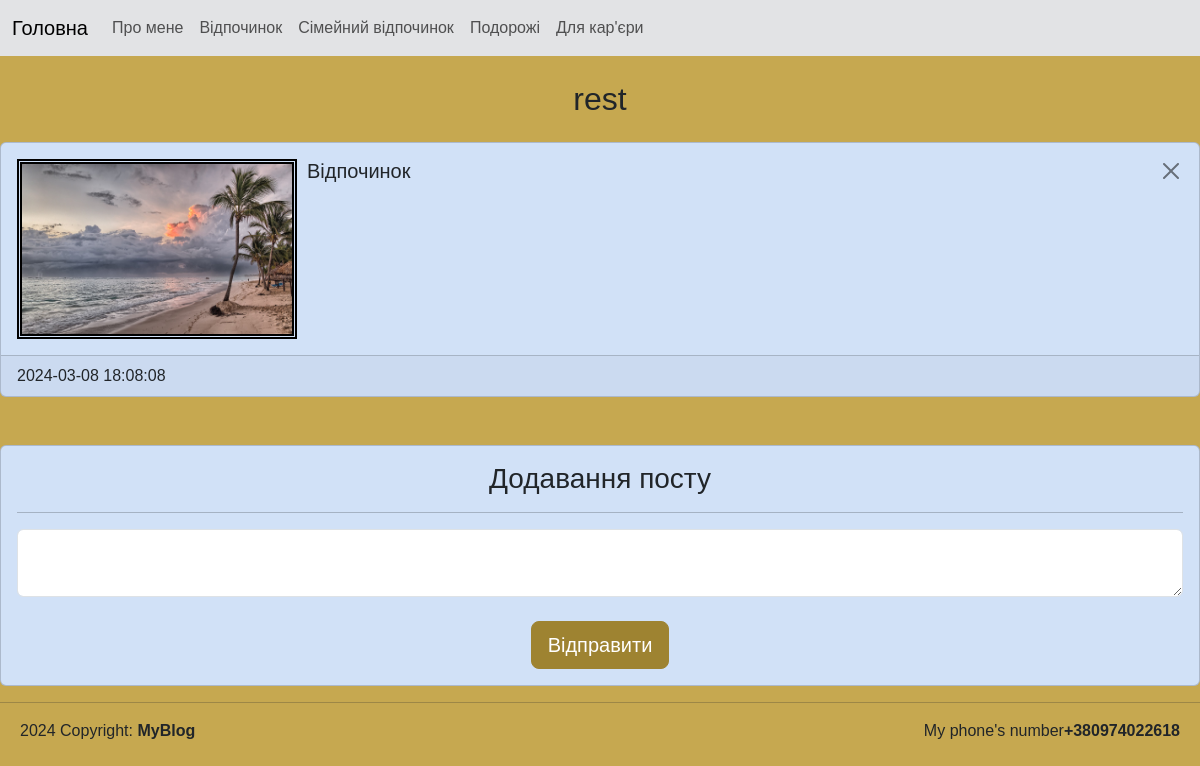
Page /post/category/rest on the earlier database version.
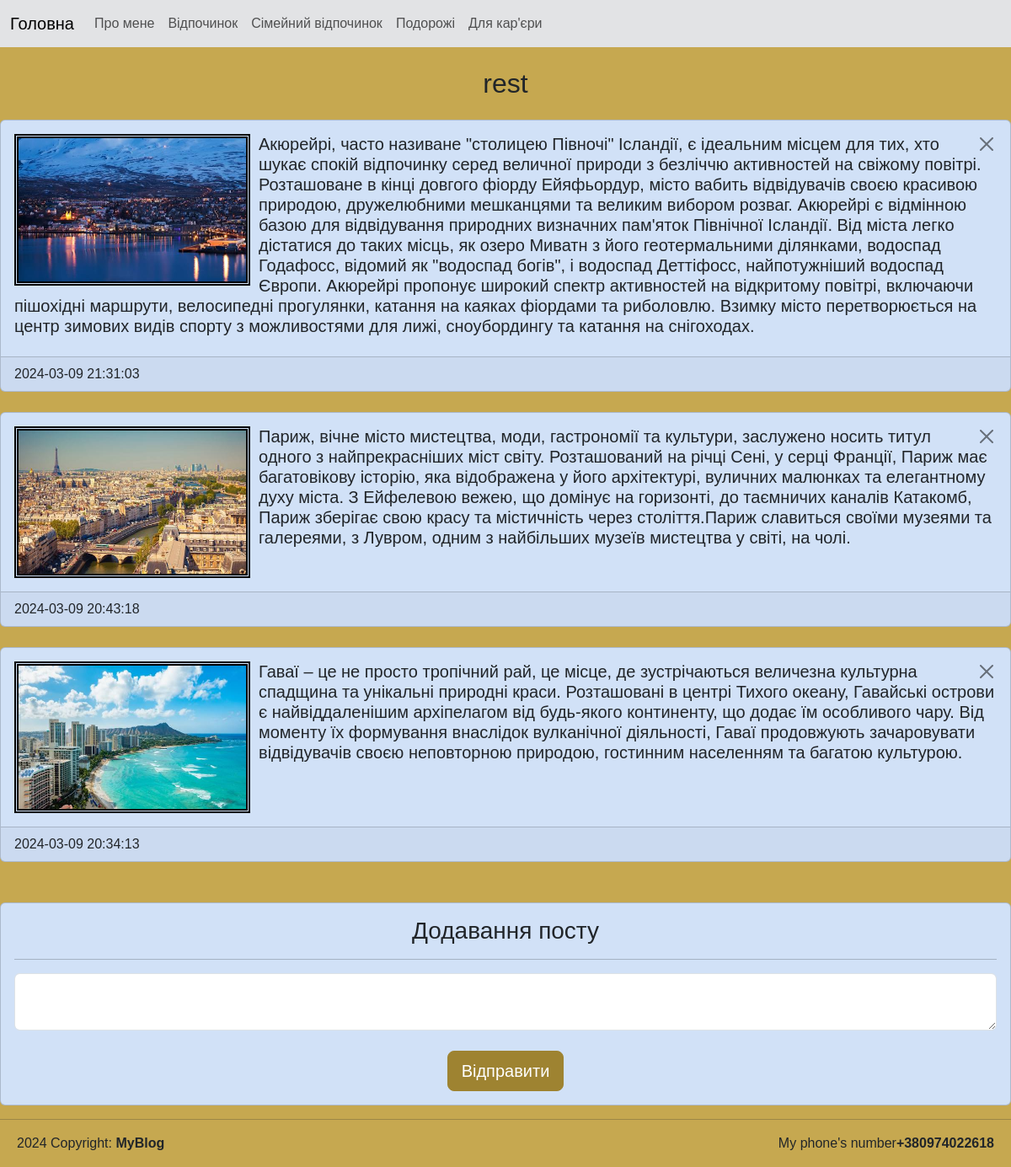
Same page on the later database version.
### tables this page shows
CREATE TABLE category(
	category_id INTEGER PRIMARY KEY AUTOINCREMENT,
	category_name TEXT
	);

CREATE TABLE post(
	post_id INTEGER PRIMARY KEY AUTOINCREMENT,
	category_id INTEGER NOT NULL,
	post_text TEXT,
	post_datetime TEXT NOT NULL DEFAULT CURRENT_TIMESTAMP,
	FOREIGN KEY (category_id) REFERENCES category(category_id)
ON UPDATE CASCADE ON DELETE CASCADE 	
);

### main.py (the view)
@app.route('/post/category/<category_name>', methods=["GET", "POST"])
def post_category(category_name):
    category_id = db.getIdByCategory(category_name)
    if request.method == "GET":
        posts = db.getPostsByCategory(category_name)
    if request.method == "POST":
        db.addPost(request.form["category_id"], request.form["post"])
        posts = db.getPostsByCategory(category_name)
        return redirect(f"/post/category/{category_name}")
    return render_template("post_category.html",category_name=category_name,
    category_id=category_id,
    posts=posts)

### db_scripts.py (called while the page is built)
def open():
    global connection, cursor
    connection = sqlite3.connect(db_name)
    cursor = connection.cursor()

def close():
    cursor.close()
    connection.close()

def getIdByCategory(category_name):
    open()
    cursor.execute(''' SELECT category_id FROM category WHERE category_name = (?)
    ''',[category_name])
    category_id = cursor.fetchone()[0]
    close()
    return category_id

def getPostsByCategory(category_name):
    open()
    cursor.execute('''
        SELECT * FROM post, category WHERE category_name = (?)
        AND post.category_id = category.category_id
        ORDER BY post_datetime  DESC

     ''', [category_name])
    posts = cursor.fetchall()
    close()
    return posts

### templates/post_category.html (shortened to what this page needs)
{% extends "index.html" %}
{%block content%}
<h2 class="my-4 ms -3 category-header">{{category_name}}</h2>
<section class="category_content">
    <div>
        {%for post in posts%}
        <div class="card my-4 bolder">
          <div class="card-body">
            <a href="/post/delete/{{post[0]}}/{{category_name}}" onclick="return confirm('Видалити пост?')">          <button  type="button" class="btn-close" data-bs-dismiss="alert" aria-label="Close" style="float: right"></button>
            </a>
              <image class="post-image" src="/static/{{post[0]}}.jpg" alt="{{post[0]}}" width="280px" height="180px">
              <h5 class="card-title">{{post[2]}}</h5>
          </div>
          <footer class="card-footer">{{post[3]}}</footer>
        </div>
        {%endfor%}
        </div>
        <div class="card mt-5 bolder">
            <div class="card-body">
              <div class="add">
                <h3 class="card-title">Додавання посту</h3>
              </div>
              <hr>
              <form method="POST">
                  <textarea name="post" class="form-control post-input"></textarea><br>
                  <div class="add"><input type="submit" class="btn btn-primary btn-lg go" value="Відправити"></div>
              </form>
            </div>
          </div>
</section>
{% endblock %}

### templates/index.html (shortened to what this page needs)
<!DOCTYPE html>
<html lang="en">
<head>
    <link href="https://cdn.jsdelivr.net/npm/bootstrap@5.3.3/dist/css/bootstrap.min.css" rel="stylesheet">
    <link rel="stylesheet" href="/static/style.css">
</head>
<body>
    {% include "menu.html" %}
    <main class="meanest">
        {% block content %}{% endblock %}
    </main>
    {% include "footer.html" %}
</body>
</html>

### templates/menu.html (shortened to what this page needs)
<header>
    <div class="main">
        <nav class="navbar navbar-expand-lg bg-secondary-subtle">
            <div class="container-fluid">
                <a class="navbar-brand" href="/">Головна</a>
                <div class="collapse navbar-collapse" id="navbarSupportedContent">
                    <ul class="navbar-nav me-auto mb-2 mb-lg-0">
                        <li class="nav-item">
                            <a class="nav-link " aria-current="page" href="/about">Про мене</a>
                        </li>
                        <li class="nav-item">
                            <a class="nav-link" href="/post/category/rest">Відпочинок</a>
                        </li>
                        <li class="nav-item">
                            <a class="nav-link" href="/post/category/family">Сімейний відпочинок</a>
                        </li>
                        <li class="nav-item">
                            <a class="nav-link" href="/post/category/travel">Подорожі</a>
                        </li>
                        <li class="nav-item">
                            <a class="nav-link" href="/post/category/business">Для кар'єри</a>
                        </li>
                    </ul>
                </div>
            </div>
        </nav>
</header>

### templates/footer.html
<footer>
    <hr>
    <div class="info">
        <p>2024 Copyright: <b>MyBlog</b></p>
        <p>My phone's number<b>+380974022618</b></p>
    </div>
</footer>

### static/style.css (style rules this page uses)
body { background-color: rgb(198, 168, 80); font-family: Arial, Helvetica, sans-serif; }
.post-image { float: left; border: 5px double black; margin-right: 10px; }
.category-header { font-size: xx-large; font-family: Impact, Haettenschweiler, 'Arial Narrow Bold', sans-serif; text-align: center; }
.post-input { font-size: large; }
.add { text-align: center; }
.go { background-color: rgb(158, 131, 49); border-color: rgb(158, 131, 49); }
.bolder { background-color: rgb(209, 225, 247); }
.info { margin-top: 10px; margin-left: 20px; margin-right: 20px; display: flex; justify-content: space-between; }

Differences in the rows shown:
removed post: post_text "Відпочинок", post_datetime "2024-03-08 18:08:08"
added post: shows a picture, post_text "Акюрейрі, часто називане \"столицею Півночі\" Ісландії, є ідеальним місцем для тих, хто шукає спокій відпочинку серед величної природи з безліччю активностей на свіжому повітрі. Розташоване в кінці довгого фіорду Ейяфьордур, місто вабить відвідувачів своєю красивою природою, дружелюбними мешканцями та великим вибором розваг. Акюрейрі є відмінною базою для відвідування природних визначних пам'яток Північної Ісландії. Від міста легко дістатися до таких місць, як озеро Миватн з його геотермальними ділянками, водоспад Годафосс, відомий як \"водоспад богів\", і водоспад Деттіфосс, найпотужніший водоспад Європи. Акюрейрі пропонує широкий спектр активностей на відкритому повітрі, включаючи пішохідні…", post_datetime "2024-03-09 21:31:03"
added post: shows a picture, post_text "Париж, вічне місто мистецтва, моди, гастрономії та культури, заслужено носить титул одного з найпрекрасніших міст світу. Розташований на річці Сені, у серці Франції, Париж має багатовікову історію, яка відображена у його архітектурі, вуличних малюнках та елегантному духу міста. З Ейфелевою вежею, що домінує на горизонті, до таємничих каналів Катакомб, Париж зберігає свою красу та містичність через століття.Париж славиться своїми музеями та галереями, з Лувром, одним з найбільших музеїв мистецтва у світі, на чолі.", post_datetime "2024-03-09 20:43:18"
added post: shows a picture, post_text "Гаваї – це не просто тропічний рай, це місце, де зустрічаються величезна культурна спадщина та унікальні природні краси. Розташовані в центрі Тихого океану, Гавайські острови є найвіддаленішим архіпелагом від будь-якого континенту, що додає їм особливого чару. Від моменту їх формування внаслідок вулканічної діяльності, Гаваї продовжують зачаровувати відвідувачів своєю неповторною природою, гостинним населенням та багатою культурою.", post_datetime "2024-03-09 20:34:13"
